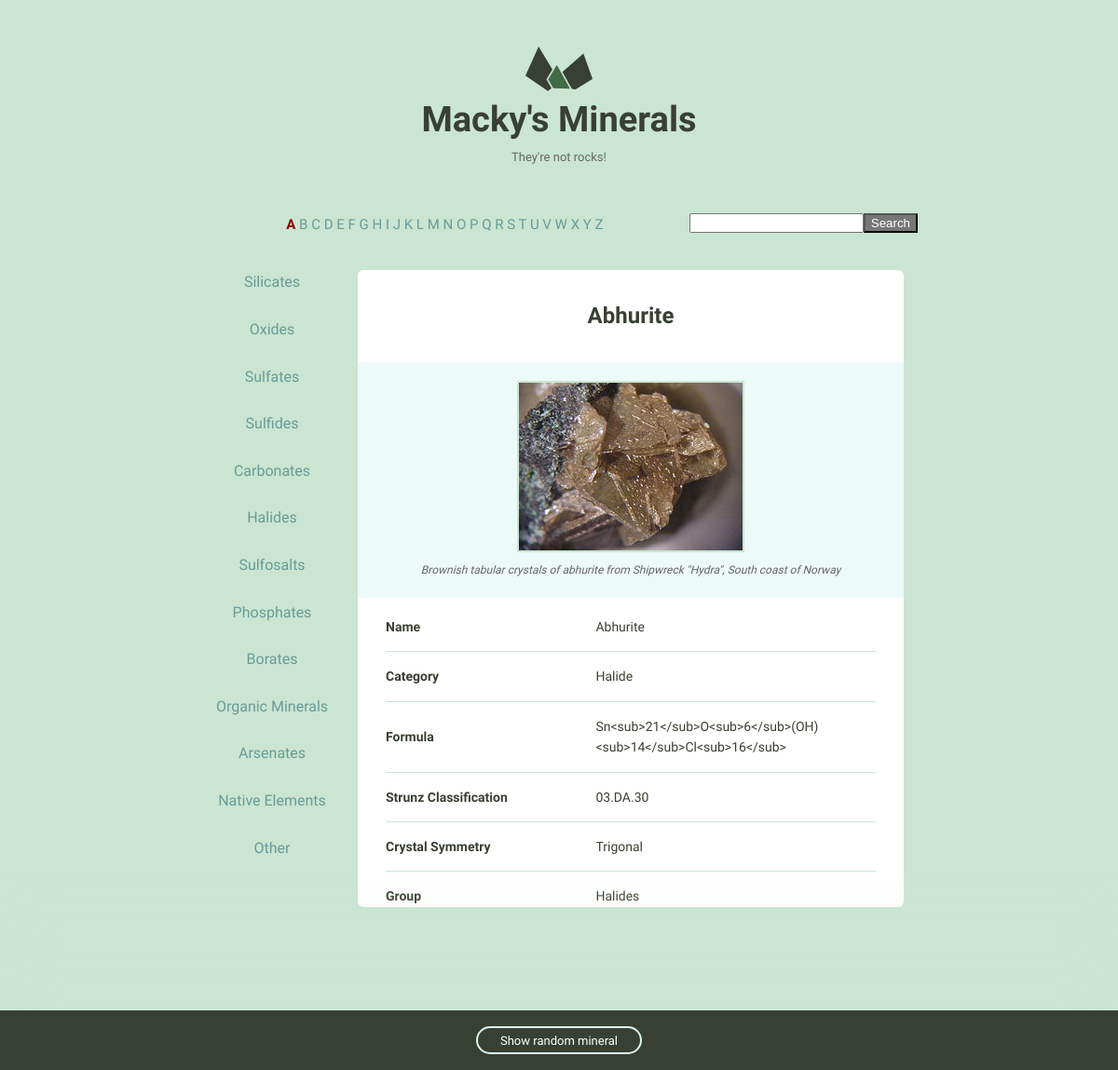
Page /3 on the committed database.
### minerals/models.py (models this page shows, shortened)
class Mineral(models.Model):
    name = models.CharField(max_length=255)
    image_filename = models.CharField(max_length=255)
    image_caption = models.CharField(max_length=255)
    category = models.CharField(max_length=255)
    formula = models.CharField(max_length=255, blank=True)
    strunz_classification = models.CharField(max_length=255, blank=True)
    color = models.CharField(max_length=50, blank=True)
    crystal_system = models.CharField(max_length=255, blank=True)
    unit_cell = models.CharField(max_length=255, blank=True)
    crystal_symmetry = models.CharField(max_length=255, blank=True)
    cleavage = models.CharField(max_length=255, blank=True)
    mohs_scale_hardness = models.CharField(max_length=255, blank=True)
    luster = models.CharField(max_length=255, blank=True)
    streak = models.CharField(max_length=255, blank=True)
    diaphaneity = models.CharField(max_length=255, blank=True)
    optical_properties = models.CharField(max_length=255, blank=True)
    refractive_index = models.CharField(max_length=255, blank=True)
    crystal_habit = models.CharField(max_length=255, blank=True)
    specific_gravity = models.CharField(max_length=255, blank=True)
    group = models.CharField(max_length=255)

### minerals/views.py (the view)
# urls.py: url(r'^(?P<pk>\d+)$', views.mineral_detail, name='detail'),
def mineral_detail(request, pk):
    mineral = get_object_or_404(Mineral, pk=pk)
    return render(request, 'minerals/mineral_detail.html',
                  {'mineral': mineral.__dict__, 'mineral_obj': mineral})

### minerals/templatetags/mineral_extras.py (called while the page is built)
@register.filter('property_display')
def property_display(property_str):
    for_display = property_str.replace('_', ' ')
    return for_display

@register.inclusion_tag('minerals/mineral_initials.html', takes_context=True)
def mineral_initial_list(context):
    alpha_list = string.ascii_uppercase
    try:
        context['l_selected']
    except Exception:
        initial = 'A'
    else:
        initial = context['l_selected']
    return {'alpha_list': alpha_list, 'l_selected': initial}

@register.inclusion_tag('minerals/mineral_groups.html', takes_context=True)
def mineral_groups_list(context):
    group_list = ['Silicates',
                  'Oxides',
                  'Sulfates',
                  'Sulfides',
                  'Carbonates',
                  'Halides',
                  'Sulfosalts',
                  'Phosphates',
                  'Borates',
                  'Organic_Minerals',
                  'Arsenates',
                  'Native_Elements',
                  'Other']
    try:
        context['g_selected']
    except Exception:
        g_selected = ''
    else:
        g_selected = context['g_selected']
    return {'group_list': group_list, 'g_selected': g_selected}

### minerals/templates/minerals/mineral_detail.html (shortened to what this page needs)
{% extends "my_layout.html" %}
{% load mineral_extras %}
{% load static %}
{% block content %}
    <div class="mineral__container">
        <h1 class="mineral__name">{{ mineral.name }}</h1>
        <div class="mineral__image-bg">
            <img class="mineral__image" src="{% static 'images/' %}{{ mineral.name }}{{ '.jpg' }}"
                 alt="{{ mineral.image_filename }}">
            <p class="mineral__caption">{{ mineral.image_caption }}</p>
        </div>
        <div class="mineral__table-container">
            <table class="mineral__table">
                {% for k, v in mineral.items %}
                    {% if k and v %}
                        {% if k != '_state' and k != 'id' and k != 'image_filename' and k != 'image_caption' %}
                            <tr>
                                <td class="mineral__category">{{ k|property_display|title }}</td>
                                <td>{{ v }}</td>
                            </tr>
                        {% endif %}
                    {% endif %}
                {% endfor %}
            </table>
        </div>
    </div>
{% endblock %}

### assets/css/global.css (style rules this page uses)
html { font-family: sans-serif; -ms-text-size-adjust: 100%; -webkit-text-size-adjust: 100%; }
body { margin: 0; }
h1 { font-size: 2em; margin: 0.67em 0; }
img { border: 0; }
table { border-collapse: collapse; border-spacing: 0; }
td, th { padding: 0; }
html { font-size: 62.5%; }
body { background-color: #CAE5D2; font-size: 1.5em; line-height: 1.6; font-weight: 400; font-family: "Cousine"; color: #666; }
h1, h2, h3, h4, h5, h6 { margin-top: 0; margin-bottom: 2rem; font-weight: bold; font-family: "Work Sans", sans-serif; color: #384033; }
h1 { font-size: 3.8rem; }
@media (min-width: 550px) { h1 { font-size: 3.8rem; } }
p { margin-top: 0; font-size: 1.6rem; }
th, td { padding: 15px; text-align: left; border-bottom: 1px solid #e1e1e1; }
th:first-child, td:first-child { padding-left: 0; }
th:last-child, td:last-child { padding-right: 0; }
table, p, ul { margin-bottom: 2.5rem; }
.mineral__container { background-color: #fff; border-radius: 6px; list-style: none; padding: 0; text-align: center; }
.mineral__name { display: block; width: 100%; margin: 0; font-size: 24px; padding: 30px 0 30px 0; }
.mineral__image { display: block; margin: 0 auto; border: solid 2px #CAE5D2; }
.mineral__image-bg { background-color: #ecfaf8; padding: 20px 0; }
.mineral__caption { font-size: 12px; font-style: italic; padding: 10px 0 0 0; margin: 0; }
.mineral__table { font-size: 14px; color: #384033; }
.mineral__table td { border-color: #CAE5D2; }
.mineral__table tr:last-of-type td { border-bottom: none; padding-bottom: 0; }
.mineral__table-container { padding: 5px 30px 0; }
.mineral__category { font-weight: bold; width: 40%; }

### rows in the picture
Mineral: name "Abhurite", image_caption "Brownish tabular crystals of abhurite from Shipwreck \"Hydra\", South coast of Norway", k "Name", k "Category", category "Halide", k "Strunz Classification", strunz_classification "03.DA.30", k "Crystal Symmetry", crystal_symmetry "Trigonal", k "Group", group "Halides"

### other values in the picture
{{ letter }} "A" "B" "C" "D" "E" "F" "G" "H" "I" "J" "K" "L" "M" "N" "O" "P" "Q" "R" "S" "T" "U" "V" "W" "X" "Y" "Z"
{{ g|property_display }} "Silicates" "Oxides" "Sulfates" "Sulfides" "Carbonates" "Halides" "Sulfosalts" "Phosphates" "Borates" "Organic Minerals" "Arsenates" "Native Elements" "Other"
{{ k|property_display|title }} "Formula"
{{ v }} "Sn<sub>21</sub>O<sub>6</sub>(OH)<sub>14</sub>Cl<sub>16</sub>"
